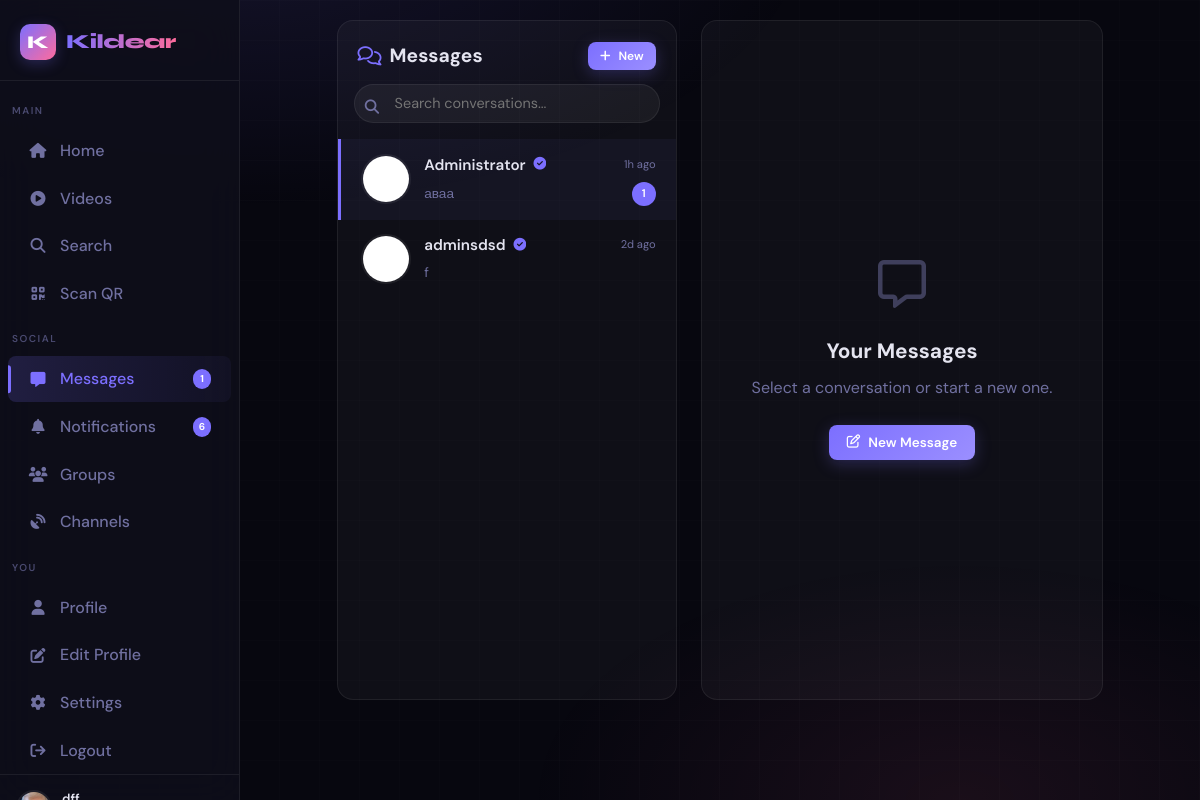
Page /chat (signed in) on the committed database.
### app.py (models this page shows, shortened)
class User(UserMixin, db.Model):
    id = db.Column(db.Integer, primary_key=True)
    username = db.Column(db.String(40), unique=True, nullable=False)
    email = db.Column(db.String(120), unique=True, nullable=False)
    password_hash = db.Column(db.String(256), nullable=False)
    display_name = db.Column(db.String(60), default="")
    bio = db.Column(db.String(500), default="")
    preset_avatar = db.Column(db.Integer, default=1)
    preset_cover = db.Column(db.Integer, nullable=True)
    can_upload_custom_avatar = db.Column(db.Boolean, default=False)
    can_upload_custom_cover = db.Column(db.Boolean, default=False)
    custom_avatar = db.Column(db.String(300), nullable=True)
    custom_cover = db.Column(db.String(300), nullable=True)
    website = db.Column(db.String(200), default="")
    location = db.Column(db.String(100), default="")
    accent_color = db.Column(db.String(7), default="#6c63ff")
    is_private = db.Column(db.Boolean, default=False)
    is_verified = db.Column(db.Boolean, default=False)
    is_banned = db.Column(db.Boolean, default=False)
    is_admin = db.Column(db.Boolean, default=False)
    is_moderator = db.Column(db.Boolean, default=False)
    is_online = db.Column(db.Boolean, default=False)
    last_seen = db.Column(db.DateTime, default=datetime.utcnow)
    created_at = db.Column(db.DateTime, default=datetime.utcnow)
    two_factor_enabled = db.Column(db.Boolean, default=False)
    two_factor_secret = db.Column(db.String(32), nullable=True)
    following = db.relationship(
        "User", secondary=follows,
        primaryjoin=follows.c.follower_id == id,
        secondaryjoin=follows.c.followed_id == id,
        backref=db.backref("followers", lazy="dynamic"),
        lazy="dynamic"
    )
    blocked_users = db.relationship(
        "User", secondary=blocks,
        primaryjoin=blocks.c.blocker_id == id,
        secondaryjoin=blocks.c.blocked_id == id,
        backref=db.backref("blocked_by", lazy="dynamic"),
        lazy="dynamic"
    )
    posts = db.relationship("Post", backref="author", lazy="dynamic", foreign_keys="Post.user_id")
    sent_msgs = db.relationship("Message", backref="sender", lazy="dynamic", foreign_keys="Message.sender_id")
    recv_msgs = db.relationship("Message", backref="receiver", lazy="dynamic", foreign_keys="Message.receiver_id")
    notifications = db.relationship("Notification", backref="recipient", lazy="dynamic",
                                    foreign_keys="Notification.user_id")
    comments = db.relationship("Comment", backref="author", lazy="dynamic")
    owned_groups = db.relationship("Group", backref="owner", lazy="dynamic")
    owned_channels = db.relationship("Channel", backref="owner", lazy="dynamic")
    login_history = db.relationship("LoginHistory", backref="user", lazy="dynamic")
    @property
    def avatar_url(self):
        if self.custom_avatar and self.can_upload_custom_avatar:
            return self.custom_avatar
        if self.preset_avatar and self.preset_avatar in PRESET_AVATARS:
            return PRESET_AVATARS[self.preset_avatar]
        return PRESET_AVATARS[1]

class Message(db.Model):
    id = db.Column(db.Integer, primary_key=True)
    sender_id = db.Column(db.Integer, db.ForeignKey("user.id"), nullable=False)
    receiver_id = db.Column(db.Integer, db.ForeignKey("user.id"), nullable=False)
    content = db.Column(db.Text, default="")
    media_url = db.Column(db.String(300), default="")
    is_read = db.Column(db.Boolean, default=False)
    is_deleted = db.Column(db.Boolean, default=False)
    reply_to_id = db.Column(db.Integer, db.ForeignKey("message.id"), nullable=True)
    created_at = db.Column(db.DateTime, default=datetime.utcnow)
    replies = db.relationship("Message", backref=db.backref("reply_to", remote_side=[id]))

### app.py (the view)
@app.route("/chat")
@login_required
def chat_list():
    try:
        sent_to = db.session.query(Message.receiver_id).filter_by(sender_id=current_user.id).distinct()
        recv_from = db.session.query(Message.sender_id).filter_by(receiver_id=current_user.id).distinct()
        uid_set = {r[0] for r in sent_to} | {r[0] for r in recv_from}
        blocked_ids = [b.id for b in current_user.blocked_users]
        uid_set = uid_set - set(blocked_ids)
        partners = User.query.filter(User.id.in_(uid_set)).all()
        conversations = []
        for p in partners:
            last = (Message.query
                    .filter(or_(
                and_(Message.sender_id == current_user.id, Message.receiver_id == p.id),
                and_(Message.sender_id == p.id, Message.receiver_id == current_user.id)
            ))
                    .filter(Message.is_deleted == False)
                    .order_by(Message.created_at.desc()).first())
            unread = (Message.query
                      .filter_by(sender_id=p.id, receiver_id=current_user.id, is_read=False, is_deleted=False)
                      .count())
            voice_unread = VoiceMessage.query.filter_by(
                sender_id=p.id, receiver_id=current_user.id, is_read=False
            ).count()
            conversations.append({
                "user": p,
                "last": last,
                "unread": unread,
                "voice_unread": voice_unread
            })
        conversations.sort(key=lambda x: x["last"].created_at if x["last"] else datetime.min, reverse=True)
        return render_template("chat_list.html", conversations=conversations)
    except Exception as e:
        logger.error(f"Ошибка в chat_list: {e}")
        flash("Ошибка при загрузке чата", "error")
        return redirect(url_for("index"))

### app.py (called while the page is built, shortened)
@app.template_filter('timeago')
def timeago_filter(date):
    if not date:
        return 'recently'
    now = datetime.utcnow()
    diff = now - date
    if diff.days > 365:
        return f"{diff.days // 365}y ago"
    elif diff.days > 30:
        return f"{diff.days // 30}mo ago"
    elif diff.days > 0:
        return f"{diff.days}d ago"
    elif diff.seconds > 3600:
        return f"{diff.seconds // 3600}h ago"
    elif diff.seconds > 60:
        return f"{diff.seconds // 60}m ago"
    else:
        return "just now"

def get_client_ip():
    if request.headers.get('X-Forwarded-For'):
        return request.headers.get('X-Forwarded-For').split(',')[0].strip()
    return request.remote_addr or '0.0.0.0'

@app.before_request
def ddos_shield():
    ip = get_client_ip()
    if ip in _blocked_ips:
        abort(429)
    now = time.time()
    window = [t for t in _req_log[ip] if now - t < 10]
    window.append(now)
    _req_log[ip] = window
    if len(window) > 200:
        _blocked_ips.add(ip)
        app.logger.warning(f"[DDoS] Blocked IP: {ip}")
        abort(429)
    if request.content_length and request.content_length > app.config["MAX_CONTENT_LENGTH"]:
        abort(413)

@login_mgr.user_loader
def load_user(user_id):
    return db.session.get(User, int(user_id))

@app.context_processor
def inject_globals():
    unread = 0
    notif_count = 0
    stats = {}
    if current_user.is_authenticated:
        unread = Message.query.filter_by(
            receiver_id=current_user.id, is_read=False, is_deleted=False).count()
        notif_count = Notification.query.filter_by(
            user_id=current_user.id, is_read=False).count()
    return dict(
        unread_messages=unread,
        notif_count=notif_count,
        stats=stats,
        csrf_token=generate_csrf,
        notification_link=notification_link,
        notification_icon=notification_icon,
        notification_text=notification_text,
        now=datetime.utcnow(),
        is_production=is_production,
        preset_avatars=PRESET_AVATARS,
        preset_covers=PRESET_COVERS
    )

### templates/chat_list.html (shortened to what this page needs)
{% extends "base.html" %}
{% block content %}
<div class="messages-layout">
  <div class="conversations-panel card">
    <div class="conv-panel-header">
      <h2><i class="fa-regular fa-comments"></i> Messages</h2>
      <button class="btn btn-primary btn-sm" onclick="openNewMessageModal()">
        <i class="fa-solid fa-plus"></i> New
      </button>
    </div>
    <div class="conv-search-wrap">
      <i class="fa-solid fa-magnifying-glass conv-search-icon"></i>
      <input type="text" placeholder="Search conversations..." class="conv-search" id="convSearch" oninput="filterConvs(this.value)">
    </div>
    <div class="conv-list" id="convList">
      {% if conversations %}
        {% for convo in conversations %}
        <a href="{{ url_for('chat', username=convo.user.username) }}"
           class="conv-item {% if convo.unread > 0 %}unread{% endif %}"
           data-name="{{ convo.user.display_name or convo.user.username }}">
          <div class="conv-avatar-wrap">
            <img src="{{ convo.user.avatar or '/static/default_avatar.png' }}"
                 class="avatar avatar-md"
                 alt="{{ convo.user.username }}"
                 onerror="this.src='/static/default_avatar.png'">
          </div>
          <div class="conv-info">
            <div class="conv-name-row">
              <span class="conv-name">
                {{ convo.user.display_name or convo.user.username }}
                {% if convo.user.is_verified %}
                <i class="fa-solid fa-circle-check verified-icon"></i>
                {% endif %}
              </span>
              {% if convo.last %}
              <span class="conv-time">{{ convo.last.created_at|timeago }}</span>
              {% endif %}
            </div>
            <div class="conv-preview-row">
              {% if convo.last %}
                <span class="conv-preview">
                  {% if convo.last.content %}
                    {{ convo.last.content[:50] }}{% if convo.last.content|length > 50 %}…{% endif %}
                  {% elif convo.last.media_url %}
                    <i class="fa-regular fa-image"></i> Photo
                  {% endif %}
                </span>
              {% else %}
                <span class="conv-preview empty">No messages yet</span>
              {% endif %}
              {% if convo.unread > 0 %}
              <span class="unread-badge">{{ convo.unread }}</span>
              {% endif %}
            </div>
          </div>
        </a>
        {% endfor %}
      {% else %}
        <div class="conv-empty">
          <div class="conv-empty-icon">💬</div>
          <p>No conversations yet</p>
          <button class="btn btn-primary btn-sm" onclick="openNewMessageModal()">Start a chat</button>
        </div>
      {% endif %}
    </div>
  </div>
  <div class="messages-empty-panel card">
    <div class="messages-empty-content">
      <div class="messages-empty-icon">
        <i class="fa-regular fa-message fa-3x"></i>
      </div>
      <h3>Your Messages</h3>
      <p>Select a conversation or start a new one.</p>
      <button class="btn btn-primary" onclick="openNewMessageModal()">
        <i class="fa-regular fa-pen-to-square"></i> New Message
      </button>
    </div>
  </div>
</div>
{% endblock %}

### templates/base.html (style rules this page uses)
:root { --bg: #07070f; --surface: #0f0f1a; --surface2: #161624; --card: rgba(255,255,255,0.035); --card-hover: rgba(255,255,255,0.06); --border: rgba(255,255,255,0.07); --border-hover: rgba(255,255,255,0.14); --primary: #7c6fff; --primary-glow: rgba(124,111,255,0.25); --secondary: #ff6b9d; --accent: #00d4ff; --success: #22d3a0; --danger: #ff4757; --warning: #ffb347; --text: #e4e4f0; --text-muted: #7070a0; --text-dim: #4a4a70; --font-head: 'Syne', sans-serif; --font-body: 'DM Sans', sans-serif; --radius: 14px; --radius-sm: 8px; --radius-lg: 20px; --shadow: 0 8px 32px rgba(0,0,0,0.45); --shadow-glow: 0 0 40px rgba(124,111,255,0.15); --nav-w: 240px; --transition: 0.18s ease; }
*, *::before, *::after { box-sizing: border-box; margin: 0; padding: 0; }
html { scroll-behavior: smooth; }
body { font-family: var(--font-body); background: var(--bg); color: var(--text); min-height: 100vh; line-height: 1.6; -webkit-font-smoothing: antialiased; overflow-x: hidden; }
a { color: inherit; text-decoration: none; }
img { max-width: 100%; display: block; }
button, input, textarea, select { font-family: inherit; font-size: inherit; }
body::before { content: ''; position: fixed; inset: 0; background: radial-gradient(ellipse 80% 60% at 20% -10%, rgba(124,111,255,0.12) 0%, transparent 60%), radial-gradient(ellipse 60% 50% at 80% 100%, rgba(255,107,157,0.08) 0%, transparent 60%), repeating-linear-gradient( 0deg, transparent, transparent 39px, rgba(255,255,255,0.012) 39px, rgba(255,255,255,0.012) 40px ), repeating-linear-gradient( 90deg, transparent, transparent 39px, rgba(255,255,255,0.012) 39px, rgba(255,255,255,0.012) 40px ); pointer-events: none; z-index: 0; }
.card { background: var(--card); border: 1px solid var(--border); border-radius: var(--radius); padding: 18px; transition: border-color var(--transition); }
.btn { display: inline-flex; align-items: center; justify-content: center; gap: 8px; padding: 9px 18px; border-radius: var(--radius-sm); font-weight: 600; font-size: 13.5px; cursor: pointer; transition: all var(--transition); border: none; white-space: nowrap; }
.btn-primary { background: linear-gradient(135deg, var(--primary), #9b8fff); color: #fff; box-shadow: 0 4px 16px var(--primary-glow); }
.btn-sm { padding: 6px 12px; font-size: 12px; }
.avatar { border-radius: 50%; object-fit: cover; border: 2px solid var(--border); flex-shrink: 0; }
.avatar-md { width: 52px; height: 52px; }
.verified-icon { color: var(--accent); font-size: 12px; margin-left: 3px; }

### rows in the picture
User: user "Administrator", is_verified True (drawn)
Message: last.created_at "1h ago", last "аваа"
User: user "adminsdsd", is_verified True (drawn)
Message: last.created_at "2d ago", last "f"

### other values in the picture
{{ unread_messages }} "1"
{{ notif_count }} "6"
{{ convo.unread }} "1"
